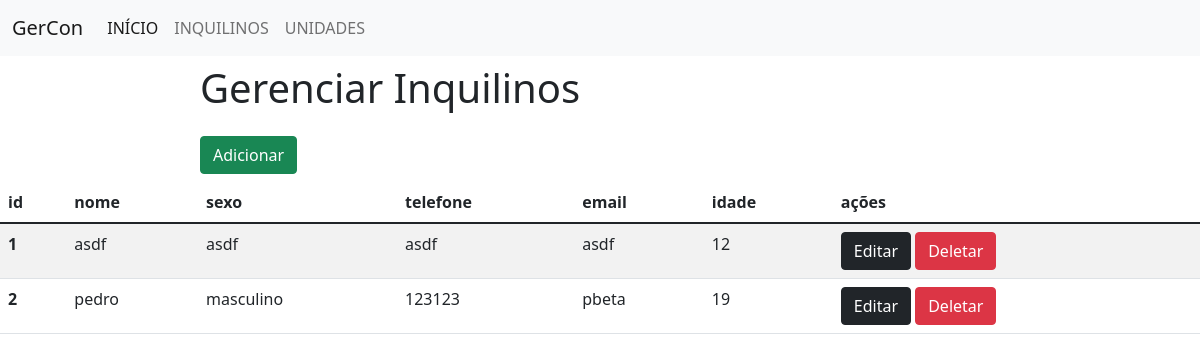
Page /inquilinos/ on the earlier database version.
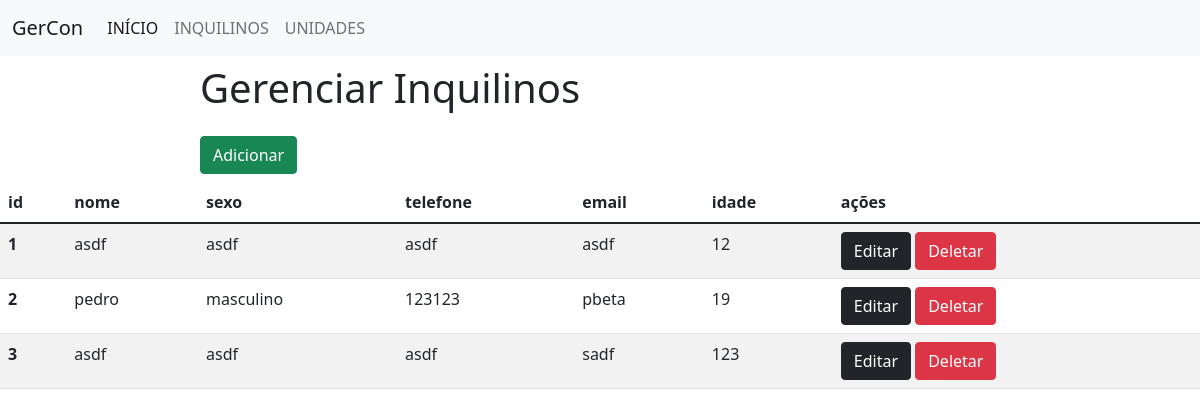
Same page on the later database version.
### app/models.py (models this page shows)
class Pessoas(models.Model):
    nome = models.CharField(max_length=50)
    sexo = models.CharField(max_length=30)
    idade = models.IntegerField(max_length=30)
    telefone = models.CharField(max_length=30)
    email = models.CharField(max_length=30)

### app/views.py (the view)
# urls.py: path('inquilinos/', inquilinos),
def inquilinos(request):
    data = {}
    data['db'] = Pessoas.objects.all()
    return render(request, "inquilinos.html", data)

### app/templates/inquilinos.html (shortened to what this page needs)
<!DOCTYPE html>
<html lang="en">
<head>
    <link href="https://cdn.jsdelivr.net/npm/bootstrap@5.1.3/dist/css/bootstrap.min.css" rel="stylesheet">
</head>
<body>
<nav class="navbar navbar-expand-lg navbar-light bg-light">
  <div class="container-fluid">
    <a class="navbar-brand" href="">GerCon</a>
    <div class="collapse navbar-collapse" id="navbarNav">
      <ul class="navbar-nav">
        <li class="nav-item">
          <a class="nav-link active" aria-current="page" href="">INÍCIO</a>
        </li>
        <li class="nav-item">
          <a class="nav-link" href="/inquilinos">INQUILINOS</a>
        </li>
        <li class="nav-item">
          <a class="nav-link" href="/unidades">UNIDADES</a>
        </li>
      </ul>
    </div>
  </div>
</nav>
    <div class="col-8 m-auto pt-2 pb-2">
        <h1>Gerenciar Inquilinos</h1>
    </div>
    <div class="col-8 m-auto pt-2 pb-2">
        <a href="/inqForm" class="btn btn-success">Adicionar</a>
    </div>
<table class="table table-striped">
  <thead class="thead-dark">
    <tr>
      <th scope="col">id</th>
      <th scope="col">nome</th>
      <th scope="col">sexo</th>
      <th scope="col">telefone</th>
      <th scope="col">email</th>
      <th scope="col">idade</th>
      <th scope="col">ações</th>
    </tr>
  </thead>
  <tbody>
  {% for dbs in db %}
    <tr>
      <th>{{dbs.id}}</th>
      <td>{{dbs.nome}}</td>
      <td>{{dbs.sexo}}</td>
      <td>{{dbs.telefone}}</td>
      <td>{{dbs.email}}</td>
      <td>{{dbs.idade}}</td>
      <td>
        <a href="" class="btn btn-dark"> Editar </a>
        <a href="" class="btn btn-danger"> Deletar </a>
      </td>
    </tr>
  {% endfor %}
  </tbody>
</table>
</body>
</html>

Differences in the rows shown:
added Pessoas: id "3", nome "asdf", sexo "asdf", telefone "asdf", email "sadf", idade "123"
